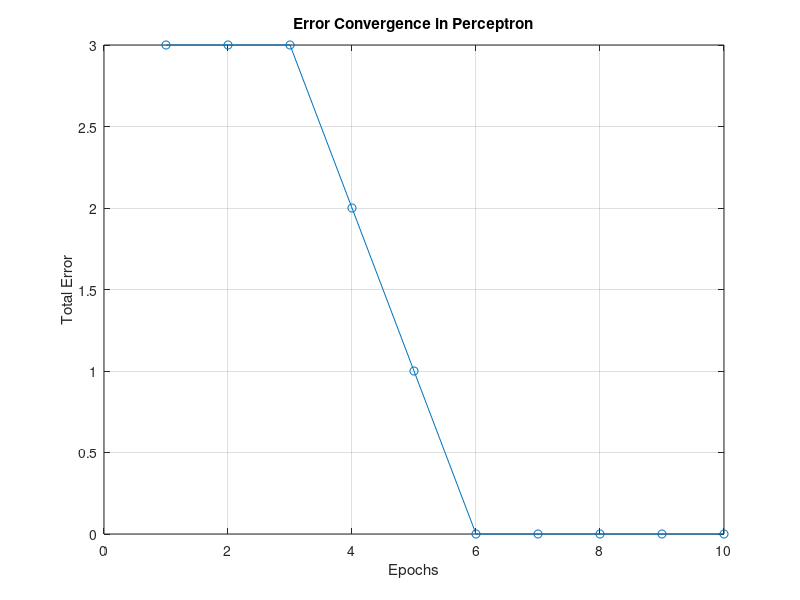

Recreate this plot in MATLAB.
% ============================================================
% Perceptron Training with Error Convergence Plot
% ============================================================
% Description:
% This code implements a single-layer perceptron in MATLAB that plots the 
% convergence of error during training. It demonstrates how the total error 
% decreases over training epochs as the perceptron learns.
%
% Key Characteristics:
% 1. Type: Single-layer Perceptron
%    - A basic form of a neural network with only one output layer and no hidden layers.
%
% 2. Layers: 1 Layer
%    - The network consists of a single layer, which is the output layer.
%
% 3. Neurons: 1 Neuron
%    - The output layer has one neuron, which performs the weighted sum 
%      of two inputs, adds a bias, and applies a step function to predict the output (0 or 1).
%
% Problem: 
% This perceptron is trained to simulate a two-input AND gate and plots the error convergence 
% during the training process. The plot shows how the total error changes over the epochs.
% ============================================================

% Define the input data for the AND gate
inputs = [0 0; 0 1; 1 0; 1 1];  % Each row is an input vector (2D)

% Define the target outputs for the AND gate
targets = [0; 0; 0; 1];  % Corresponding target values (binary outputs)

% Randomly initialize the weights for the perceptron
weights = rand(1, 2);

% Randomly initialize the bias term
bias = rand;

% Set the learning rate (determines step size in weight adjustment)
learning_rate = 0.1;

% Set the number of epochs (training iterations)
epochs = 10;

% Initialize an array to store total error at each epoch
errors = zeros(epochs, 1);

% Begin training loop for the given number of epochs
for epoch = 1:epochs
    total_error = 0;  % Initialize total error for the current epoch
    fprintf('\nEpoch %d\n', epoch);  % Print the current epoch number
    for i = 1:size(inputs, 1)
        % Compute the net input (weighted sum of inputs + bias)
        net_input = dot(inputs(i, :), weights) + bias;

        % Activation function (step function), output is 1 if net_input > 0, otherwise 0
        output = net_input > 0;

        % Compute the error (difference between target and predicted output)
        error = targets(i) - output;

        % Update weights based on the error and learning rate
        weights = weights + learning_rate * error * inputs(i, :);

        % Update bias similarly using the error and learning rate
        bias = bias + learning_rate * error;

        % Sum absolute error for this epoch
        total_error = total_error + abs(error);

        % Display the current inputs, predicted output, error, and updated weights
        fprintf('Input: [%d %d], Target: %d, Predicted: %d, Error: %d\n', ...
                inputs(i, 1), inputs(i, 2), targets(i), output, error);
        fprintf('Updated Weights: [%.4f, %.4f], Updated Bias: %.4f\n', weights(1), weights(2), bias);
    end

    % Store the total error for the current epoch
    errors(epoch) = total_error;

    % Display the total error for the epoch
    fprintf('Total Error for Epoch %d: %.4f\n', epoch, total_error);
end

% After training, display the final trained weights and bias
fprintf('\nTraining complete.\n');
fprintf('Final Trained Weights: [%.4f, %.4f]\n', weights(1), weights(2));
fprintf('Final Trained Bias: %.4f\n', bias);

% ============================================================
% Plotting Error Convergence
% ============================================================

% Plot the total error for each epoch to visualize convergence
figure;
plot(1:epochs, errors, '-o');  % Plot error vs epochs
xlabel('Epochs');
ylabel('Total Error');
title('Error Convergence in Perceptron');
grid on;


% ============================================================
% Model Testing Phase
% ============================================================

% Define testing data (can be the same as training data)
test_inputs = [0 0; 0 1; 1 0; 1 1];  % Input patterns to test
test_targets = [0; 0; 0; 1];  % Expected outputs for the AND gate

% Test the perceptron on each input in the test set
fprintf('\nTesting the trained perceptron:\n');
for i = 1:size(test_inputs, 1)
    % Compute the net input using the trained weights and bias
    net_input = dot(test_inputs(i, :), weights) + bias;

    % Activation function (step function)
    output = net_input > 0;

    % Display the test input, predicted output, and expected output
    fprintf('Test Input: [%d %d], Predicted: %d, Expected: %d\n', ...
            test_inputs(i, 1), test_inputs(i, 2), output, test_targets(i));
end